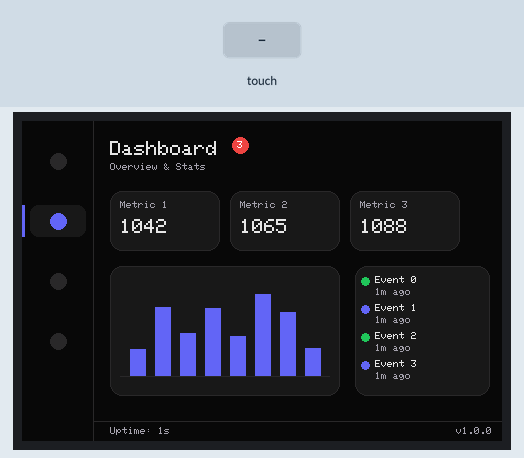
Bench run of a sketch on a simulated ESP32. On the bench: 480×320 colour display. The inputs (shaded band) are chosen by the test bench. Random numbers use the default seed unless the sketch sets one.

Above: at 1.6 s.
1.7 s: screen touched at 13 % across, 10 % down
At 2.8 s:
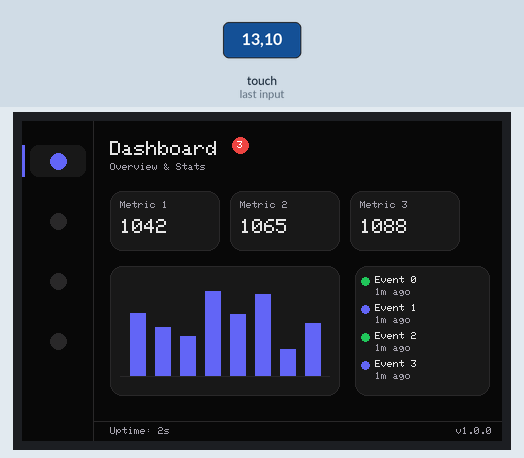
3.5 s: screen touched at 13 % across, 30 % down
At 4.8 s:
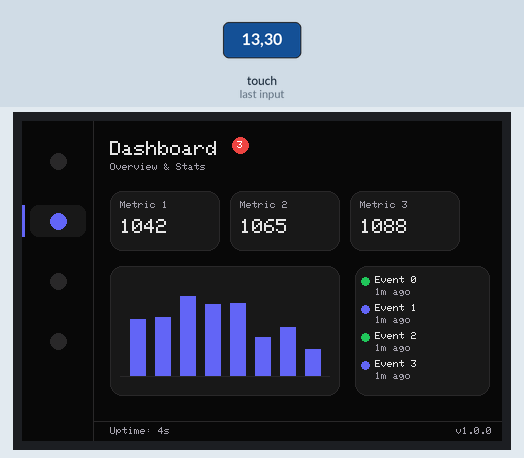
Timing chart, 0 to 6.5 s (numbered marks = the images above; inputs shaded):
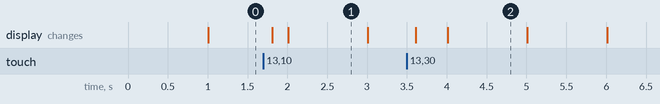

The sketch:

tft_gemini.ino
```cpp
// tft_ui_demo.ino
// Required include for TFT display
#include <TFT_eSPI.h>

TFT_eSPI tft = TFT_eSPI();

// --- Color Palette (RGB565 converted) ---
// Dark theme: #0A0A0B bg, #1A1A1E cards, #6366F1 accent
#define C_BG      tft.color565(10, 10, 11)     // #0A0A0B
#define C_SURFACE tft.color565(26, 26, 30)     // #1A1A1E
#define C_ELEV    tft.color565(42, 42, 46)     // #2A2A2E
#define C_ACCENT  tft.color565(99, 102, 241)   // #6366F1
#define C_TEXT    tft.color565(228, 228, 231)  // #E4E4E7
#define C_MUTED   tft.color565(161, 161, 170)  // #A1A1AA
#define C_GREEN   tft.color565(34, 197, 94)    // #22C55E
#define C_RED     tft.color565(239, 68, 68)    // #EF4444

// State variables for millis()-based updates
unsigned long lastUpdate = 0;
int activeTab = 1;

void setup() {
  Serial.begin(115200); // Serial output for debugging

  tft.init();
  tft.setRotation(3); // Landscape for dashboard layout
  tft.fillScreen(C_BG);

  drawSidebar();
  drawDashboard();
}

void loop() {
  unsigned long currentMillis = millis();

  // Update UI every 1000ms without delay()
  if (currentMillis - lastUpdate >= 1000) {
    lastUpdate = currentMillis;
    updateStatusBar();
  }

  // Handle touch interactions
  uint16_t x, y;
  if (tft.getTouch(&x, &y)) {
    handleTouch(x, y);
  }
}

void drawSidebar() {
  // Sidebar: 72px column
  tft.fillRect(0, 0, 72, tft.height(), C_BG);
  tft.drawFastVLine(71, 0, tft.height(), C_ELEV);

  // Draw Tabs (Icon placeholders)
  for (int i = 0; i < 4; i++) {
    int yPos = 40 + (i * 60);
    if (i == activeTab) {
      // Active item = accent bar + filled rounded rect + highlighted icon
      tft.fillRect(0, yPos - 16, 3, 32, C_ACCENT);
      tft.fillRoundRect(8, yPos - 16, 56, 32, 8, C_SURFACE);
      tft.fillCircle(36, yPos, 8, C_ACCENT);
    } else {
      tft.fillCircle(36, yPos, 8, C_ELEV);
    }
  }
}

void drawDashboard() {
  int startX = 88;

  // Header: Title + Subtitle + Badge
  tft.setTextColor(C_TEXT);
  tft.setTextSize(2);
  tft.drawString("Dashboard", startX, 20);

  tft.setTextColor(C_MUTED);
  tft.setTextSize(1);
  tft.drawString("Overview & Stats", startX, 42);

  // Notification badge (red circle + number)[cite: 1]
  tft.fillCircle(startX + 130, 24, 8, C_RED);
  tft.setTextColor(TFT_WHITE);
  tft.setTextDatum(MC_DATUM);
  tft.drawString("3", startX + 130, 24);
  tft.setTextDatum(TL_DATUM); // Reset

  // Stats Row: rounded rect cards[cite: 1]
  for (int i = 0; i < 3; i++) {
    int cx = startX + (i * 120);
    tft.fillRoundRect(cx, 70, 110, 60, 12, C_SURFACE);
    tft.drawRoundRect(cx, 70, 110, 60, 12, C_ELEV);

    tft.setTextColor(C_MUTED);
    tft.drawString("Metric " + String(i+1), cx + 10, 80);
    tft.setTextColor(C_TEXT);
    tft.setTextSize(2);
    tft.drawString(String(1042 + i*23), cx + 10, 98);
    tft.setTextSize(1);
  }

  // Chart Area using fillRect bars and accent color[cite: 1]
  tft.fillRoundRect(startX, 145, 230, 130, 12, C_SURFACE);
  tft.drawRoundRect(startX, 145, 230, 130, 12, C_ELEV);
  tft.drawFastHLine(startX + 10, 255, 210, C_ELEV);
  for (int i = 0; i < 8; i++) {
    int barH = random(20, 90);
    tft.fillRect(startX + 20 + (i * 25), 255 - barH, 16, barH, C_ACCENT);
  }

  // Activity Feed: colored status dot + title + timestamp[cite: 1]
  tft.fillRoundRect(startX + 245, 145, 135, 130, 12, C_SURFACE);
  tft.drawRoundRect(startX + 245, 145, 135, 130, 12, C_ELEV);
  for (int i = 0; i < 4; i++) {
    int fy = 155 + (i * 28);
    tft.fillCircle(startX + 255, fy + 5, 4, i%2==0 ? C_GREEN : C_ACCENT);
    tft.setTextColor(C_TEXT);
    tft.drawString("Event " + String(i), startX + 265, fy);
    tft.setTextColor(C_MUTED);
    tft.drawString("1m ago", startX + 265, fy + 12);
  }
}

void updateStatusBar() {
  // Status Bar: Bottom bar — uptime + version text[cite: 1]
  tft.fillRect(72, tft.height() - 20, tft.width() - 72, 20, C_BG);
  tft.drawFastHLine(72, tft.height() - 20, tft.width() - 72, C_ELEV);

  tft.setTextColor(C_MUTED);
  tft.setTextDatum(ML_DATUM);
  tft.drawString("Uptime: " + String(millis() / 1000) + "s", 88, tft.height() - 10);

  tft.setTextDatum(MR_DATUM);
  tft.drawString("v1.0.0", tft.width() - 10, tft.height() - 10);
  tft.setTextDatum(TL_DATUM); // Reset
}

void handleTouch(uint16_t x, uint16_t y) {
  // Tap sidebar items (switch tab)[cite: 1]
  if (x < 72) {
    int clickedTab = (y - 20) / 60;
    if (clickedTab >= 0 && clickedTab < 4 && clickedTab != activeTab) {
      activeTab = clickedTab;
      drawSidebar();
      drawDashboard();
    }
  }
  // Tap cards (show detail)[cite: 1]
  if (x > 88 && y > 70 && y < 130) {
    Serial.println("Card clicked!");
  }
}
```
